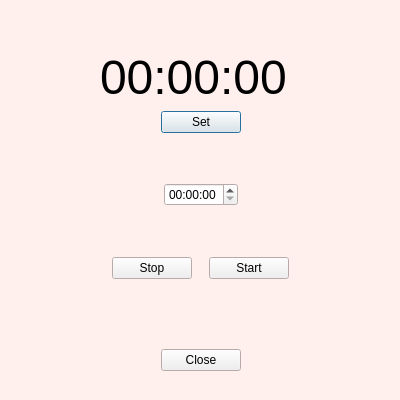
<?xml version="1.0" encoding="UTF-8"?>
<ui version="4.0">
 <class>timer</class>
 <widget class="QDialog" name="timer">
  <property name="geometry">
   <rect>
    <x>0</x>
    <y>0</y>
    <width>400</width>
    <height>400</height>
   </rect>
  </property>
  <property name="palette">
   <palette>
    <active>
     <colorrole role="Base">
      <brush brushstyle="SolidPattern">
       <color alpha="255">
        <red>255</red>
        <green>255</green>
        <blue>255</blue>
       </color>
      </brush>
     </colorrole>
     <colorrole role="Window">
      <brush brushstyle="SolidPattern">
       <color alpha="255">
        <red>255</red>
        <green>240</green>
        <blue>237</blue>
       </color>
      </brush>
     </colorrole>
    </active>
    <inactive>
     <colorrole role="Base">
      <brush brushstyle="SolidPattern">
       <color alpha="255">
        <red>255</red>
        <green>255</green>
        <blue>255</blue>
       </color>
      </brush>
     </colorrole>
     <colorrole role="Window">
      <brush brushstyle="SolidPattern">
       <color alpha="255">
        <red>255</red>
        <green>240</green>
        <blue>237</blue>
       </color>
      </brush>
     </colorrole>
    </inactive>
    <disabled>
     <colorrole role="Base">
      <brush brushstyle="SolidPattern">
       <color alpha="255">
        <red>255</red>
        <green>240</green>
        <blue>237</blue>
       </color>
      </brush>
     </colorrole>
     <colorrole role="Window">
      <brush brushstyle="SolidPattern">
       <color alpha="255">
        <red>255</red>
        <green>240</green>
        <blue>237</blue>
       </color>
      </brush>
     </colorrole>
    </disabled>
   </palette>
  </property>
  <property name="windowTitle">
   <string>Timer</string>
  </property>
  <widget class="QWidget" name="layoutWidget">
   <property name="geometry">
    <rect>
     <x>100</x>
     <y>50</y>
     <width>201</width>
     <height>321</height>
    </rect>
   </property>
   <layout class="QVBoxLayout" name="verticalLayout_7">
    <item>
     <layout class="QVBoxLayout" name="verticalLayout">
      <item>
       <widget class="QLabel" name="timer1">
        <property name="font">
         <font>
          <pointsize>36</pointsize>
         </font>
        </property>
        <property name="text">
         <string>00:00:00</string>
        </property>
       </widget>
      </item>
      <item>
       <layout class="QHBoxLayout" name="horizontalLayout_2">
        <item>
         <spacer name="horizontalSpacer_4">
          <property name="orientation">
           <enum>Qt::Horizontal</enum>
          </property>
          <property name="sizeHint" stdset="0">
           <size>
            <width>40</width>
            <height>20</height>
           </size>
          </property>
         </spacer>
        </item>
        <item>
         <widget class="QPushButton" name="setTimer1Button">
          <property name="cursor">
           <cursorShape>PointingHandCursor</cursorShape>
          </property>
          <property name="text">
           <string>Set</string>
          </property>
         </widget>
        </item>
        <item>
         <spacer name="horizontalSpacer_3">
          <property name="orientation">
           <enum>Qt::Horizontal</enum>
          </property>
          <property name="sizeHint" stdset="0">
           <size>
            <width>40</width>
            <height>20</height>
           </size>
          </property>
         </spacer>
        </item>
       </layout>
      </item>
      <item>
       <spacer name="verticalSpacer">
        <property name="orientation">
         <enum>Qt::Vertical</enum>
        </property>
        <property name="sizeHint" stdset="0">
         <size>
          <width>20</width>
          <height>13</height>
         </size>
        </property>
       </spacer>
      </item>
      <item>
       <layout class="QHBoxLayout" name="horizontalLayout_10">
        <item>
         <spacer name="horizontalSpacer_22">
          <property name="orientation">
           <enum>Qt::Horizontal</enum>
          </property>
          <property name="sizeHint" stdset="0">
           <size>
            <width>40</width>
            <height>20</height>
           </size>
          </property>
         </spacer>
        </item>
        <item>
         <widget class="QTimeEdit" name="setTime1">
          <property name="currentSection">
           <enum>QDateTimeEdit::HourSection</enum>
          </property>
          <property name="displayFormat">
           <string>HH:mm:ss</string>
          </property>
         </widget>
        </item>
        <item>
         <spacer name="horizontalSpacer_23">
          <property name="orientation">
           <enum>Qt::Horizontal</enum>
          </property>
          <property name="sizeHint" stdset="0">
           <size>
            <width>40</width>
            <height>20</height>
           </size>
          </property>
         </spacer>
        </item>
       </layout>
      </item>
      <item>
       <spacer name="verticalSpacer_7">
        <property name="orientation">
         <enum>Qt::Vertical</enum>
        </property>
        <property name="sizeHint" stdset="0">
         <size>
          <width>20</width>
          <height>13</height>
         </size>
        </property>
       </spacer>
      </item>
      <item>
       <layout class="QHBoxLayout" name="horizontalLayout">
        <item>
         <spacer name="horizontalSpacer">
          <property name="orientation">
           <enum>Qt::Horizontal</enum>
          </property>
          <property name="sizeHint" stdset="0">
           <size>
            <width>40</width>
            <height>20</height>
           </size>
          </property>
         </spacer>
        </item>
        <item>
         <widget class="QPushButton" name="stopTimer1">
          <property name="cursor">
           <cursorShape>PointingHandCursor</cursorShape>
          </property>
          <property name="text">
           <string>Stop</string>
          </property>
         </widget>
        </item>
        <item>
         <spacer name="horizontalSpacer_11">
          <property name="orientation">
           <enum>Qt::Horizontal</enum>
          </property>
          <property name="sizeHint" stdset="0">
           <size>
            <width>40</width>
            <height>20</height>
           </size>
          </property>
         </spacer>
        </item>
        <item>
         <widget class="QPushButton" name="startTimer1">
          <property name="cursor">
           <cursorShape>PointingHandCursor</cursorShape>
          </property>
          <property name="text">
           <string>Start</string>
          </property>
         </widget>
        </item>
        <item>
         <spacer name="horizontalSpacer_10">
          <property name="orientation">
           <enum>Qt::Horizontal</enum>
          </property>
          <property name="sizeHint" stdset="0">
           <size>
            <width>40</width>
            <height>20</height>
           </size>
          </property>
         </spacer>
        </item>
       </layout>
      </item>
      <item>
       <spacer name="verticalSpacer_2">
        <property name="orientation">
         <enum>Qt::Vertical</enum>
        </property>
        <property name="sizeHint" stdset="0">
         <size>
          <width>20</width>
          <height>13</height>
         </size>
        </property>
       </spacer>
      </item>
     </layout>
    </item>
    <item>
     <layout class="QVBoxLayout" name="verticalLayout_2">
      <item>
       <widget class="QLabel" name="imageTimer1">
        <property name="text">
         <string/>
        </property>
        <property name="pixmap">
         <pixmap>Image/clock.gif</pixmap>
        </property>
        <property name="scaledContents">
         <bool>true</bool>
        </property>
       </widget>
      </item>
      <item>
       <layout class="QHBoxLayout" name="horizontalLayout_7">
        <item>
         <spacer name="horizontalSpacer_17">
          <property name="orientation">
           <enum>Qt::Horizontal</enum>
          </property>
          <property name="sizeHint" stdset="0">
           <size>
            <width>13</width>
            <height>20</height>
           </size>
          </property>
         </spacer>
        </item>
        <item>
         <widget class="QPushButton" name="closeTimer1Button">
          <property name="cursor">
           <cursorShape>PointingHandCursor</cursorShape>
          </property>
          <property name="text">
           <string>Close</string>
          </property>
         </widget>
        </item>
        <item>
         <spacer name="horizontalSpacer_16">
          <property name="orientation">
           <enum>Qt::Horizontal</enum>
          </property>
          <property name="sizeHint" stdset="0">
           <size>
            <width>13</width>
            <height>20</height>
           </size>
          </property>
         </spacer>
        </item>
       </layout>
      </item>
     </layout>
    </item>
   </layout>
  </widget>
 </widget>
 <resources/>
 <connections/>
</ui>
